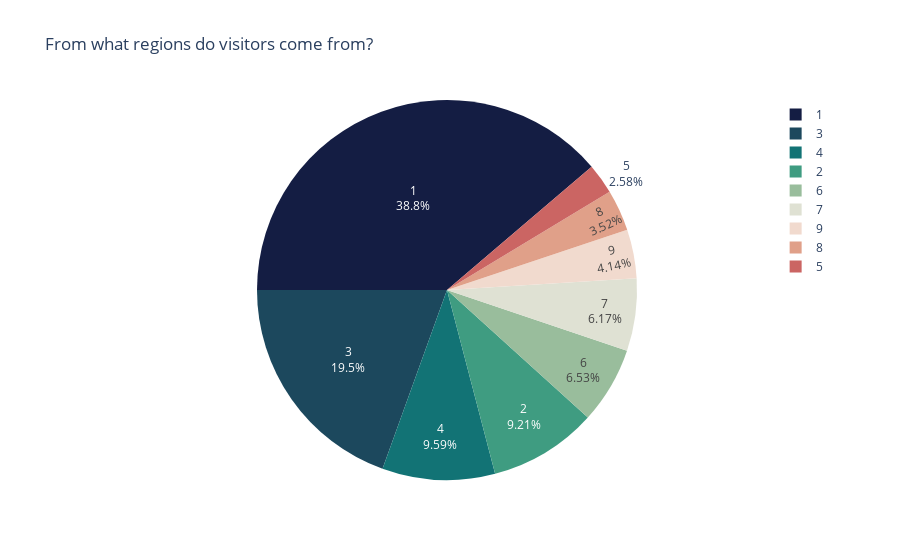

Here is the notebook cell this chart was saved with:
### Code cell
regions=df["Region"].value_counts()

# pie plot
fig = px.pie(regions,
             values=regions.values,
             names=regions.index,
             title="From what regions do visitors come from?",
             color_discrete_sequence=px.colors.diverging.curl)
fig.update_traces(rotation=-90, textinfo="percent+label")
fig.show()

### Figure 1 — Plotly figure (JSON) as saved in the notebook; plotly's stock layout.template omitted (floating-point values rounded to 4 significant figures)
{"data": [{"domain": {"x": [0, 1], "y": [0, 1]}, "hovertemplate": "index=%{label}<br>value=%{value}<extra></extra>", "labels": [1, 3, 4, 2, 6, 7, 9, 8, 5], "legendgroup": "", "name": "", "rotation": -90, "showlegend": true, "textinfo": "percent+label", "type": "pie", "values": [4780, 2403, 1182, 1136, 805, 761, 511, 434, 318]}], "layout": {"legend": {"tracegroupgap": 0}, "piecolorway": ["rgb(20, 29, 67)", "rgb(28, 72, 93)", "rgb(18, 115, 117)", "rgb(63, 156, 129)", "rgb(153, 189, 156)", "rgb(223, 225, 211)", "rgb(241, 218, 206)", "rgb(224, 160, 137)", "rgb(203, 101, 99)", "rgb(164, 54, 96)", "rgb(111, 23, 91)", "rgb(51, 13, 53)"], "title": {"text": "From what regions do visitors come from?"}}}
